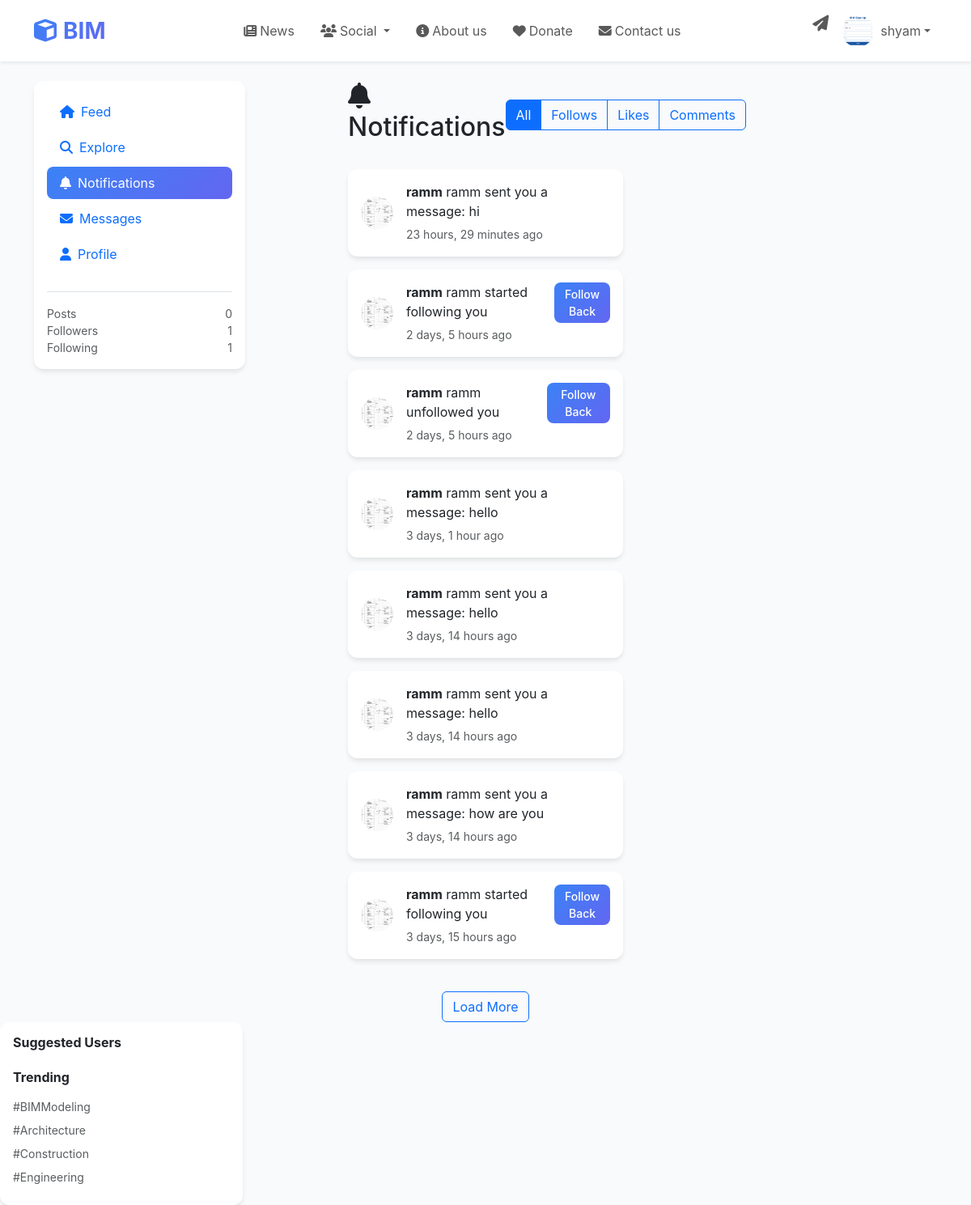
The app's page /notifications/ (signed in) with its own data.
### accounts/models.py (models this page shows, shortened)
class Profile(models.Model):
    id = models.UUIDField(primary_key=True, default=uuid.uuid4, editable=False)
    user = models.OneToOneField(User, on_delete=models.CASCADE, related_name='profile')
    bio = models.TextField(max_length=500, blank=True, null=True)
    location = models.CharField(max_length=100, blank=True, null=True)
    latitude = models.DecimalField(max_digits=9, decimal_places=6, blank=True, null=True)
    longitude = models.DecimalField(max_digits=9, decimal_places=6, blank=True, null=True)
    location_verified = models.BooleanField(default=False)
    website = models.URLField(max_length=200, blank=True, null=True)
    birth_date = models.DateField(blank=True, null=True)
    profile_image = models.ImageField(
        upload_to='profile_images/',
        blank=True,
        null=True
    )
    cover_image = models.ImageField(
        upload_to='cover_images/',
        blank=True,
        null=True
    )
    is_verified = models.BooleanField(default=False)
    is_private = models.BooleanField(default=False)
    phone_number = models.CharField(max_length=15, blank=True, null=True)
    university = models.CharField(max_length=200, blank=True, null=True)
    graduation_year = models.IntegerField(blank=True, null=True)
    specialization = models.CharField(
        max_length=100,
        choices=[
            ('architecture', 'Architecture'),
            ('civil_engineering', 'Civil Engineering'),
            ('mep', 'MEP Engineering'),
            ('structural', 'Structural Engineering'),
            ('project_management', 'Project Management'),
            ('quantity_surveying', 'Quantity Surveying'),
            ('other', 'Other'),
        ],
        blank=True,
        null=True
    )
    experience_level = models.CharField(
        max_length=50,
        choices=[
            ('student', 'Student'),
            ('entry', 'Entry Level'),
            ('intermediate', 'Intermediate'),
            ('advanced', 'Advanced'),
            ('expert', 'Expert'),
        ],
        default='student'
    )
    followers_count = models.PositiveIntegerField(default=0)
    following_count = models.PositiveIntegerField(default=0)
    posts_count = models.PositiveIntegerField(default=0)
    created_at = models.DateTimeField(auto_now_add=True)
    updated_at = models.DateTimeField(auto_now=True)
    class Meta:
        db_table = 'accounts_profile'
        verbose_name = 'Profile'
        verbose_name_plural = 'Profiles'

### notifications/models.py (models this page shows, shortened)
class Notification(models.Model):
    NOTIFICATION_TYPES = [
        ('follow', 'Follow'),
        ('like', 'Like'),
        ('comment', 'Comment'),
        ('mention', 'Mention'),
        ('message', 'Message'),
        ('post', 'New Post'),
        ('system', 'System'),
    ]
    id = models.UUIDField(primary_key=True, default=uuid.uuid4, editable=False)
    recipient = models.ForeignKey(User, on_delete=models.CASCADE, related_name='notifications')
    sender = models.ForeignKey(User, on_delete=models.CASCADE, null=True, blank=True, related_name='sent_notifications')
    notification_type = models.CharField(max_length=20, choices=NOTIFICATION_TYPES)
    title = models.CharField(max_length=200)
    message = models.TextField(max_length=500)
    related_post = models.ForeignKey('social.Post', on_delete=models.CASCADE, null=True, blank=True)
    related_comment = models.ForeignKey('social.Comment', on_delete=models.CASCADE, null=True, blank=True)
    related_conversation = models.ForeignKey('chat.Conversation', on_delete=models.CASCADE, null=True, blank=True)
    extra_data = models.JSONField(default=dict, blank=True)
    is_read = models.BooleanField(default=False)
    read_at = models.DateTimeField(null=True, blank=True)
    created_at = models.DateTimeField(auto_now_add=True)
    updated_at = models.DateTimeField(auto_now=True)
    class Meta:
        db_table = 'notifications_notification'
        ordering = ['-created_at']
        indexes = [
            models.Index(fields=['recipient', '-created_at']),
            models.Index(fields=['recipient', 'is_read', '-created_at']),
            models.Index(fields=['notification_type', '-created_at']),
        ]

### web_views.py (the view)
# urls.py: path('notifications/', web_views.notifications_view, name='notifications'),
@login_required
def notifications_view(request):
    notifications = Notification.objects.filter(
        recipient=request.user
    ).select_related('sender', 'sender__profile').order_by('-created_at')
    notifications.filter(is_read=False).update(is_read=True)
    paginator = Paginator(notifications, 20)
    page_number = request.GET.get('page')
    notifications = paginator.get_page(page_number)
    return render(request, 'notifications/notifications.html', {'notifications': notifications})

### templates/notifications/notifications.html (shortened to what this page needs)
{% extends 'base.html' %}
{% block content %}
<div class="container-fluid">
    <div class="row">
        <div class="col-lg-8 mx-auto">
            <div class="d-flex justify-content-between align-items-center mb-4">
                <h2><i class="fas fa-bell me-2"></i>Notifications</h2>
                <div class="btn-group" role="group">
                    <button class="btn btn-outline-primary active" id="allNotifications">All</button>
                    <button class="btn btn-outline-primary" id="followNotifications">Follows</button>
                    <button class="btn btn-outline-primary" id="likeNotifications">Likes</button>
                    <button class="btn btn-outline-primary" id="commentNotifications">Comments</button>
                </div>
            </div>
            <div id="notificationsContainer">
                {% for notification in notifications %}
                <div class="card mb-3 notification-card" data-type="{{ notification.notification_type }}">
                    <div class="card-body">
                        <div class="d-flex align-items-center">
                            <div class="me-3">
                                {% if notification.sender.profile.profile_image %}
                                    <img src="{{ notification.sender.profile.profile_image.url }}" alt="{{ notification.sender.username }}" class="avatar">
                                {% else %}
                                    <div class="avatar bg-primary d-flex align-items-center justify-content-center text-white">
                                        {{ notification.sender.username|first|upper }}
                                    </div>
                                {% endif %}
                            </div>
                            <div class="flex-grow-1">
                                <div class="d-flex justify-content-between align-items-start">
                                    <div>
                                        <p class="mb-1">
                                            <strong>{{ notification.sender.username }}</strong> {{ notification.message }}
                                        </p>
                                        <small class="text-muted">{{ notification.created_at|timesince }} ago</small>
                                    </div>
                                    {% if notification.notification_type == 'follow' %}
                                    <form method="post" action="{% url 'toggle_follow' username=notification.sender.username %}" style="display: inline;">
                                        <button type="submit" class="btn btn-sm btn-primary">
                                            Follow Back
                                        </button>
                                    </form>
                                    {% endif %}
                                </div>
                            </div>
                        </div>
                    </div>
                </div>
                {% empty %}
                <div class="text-center py-5">
                    <i class="fas fa-bell-slash fa-3x text-muted mb-3"></i>
                    <h5 class="text-muted">No notifications yet</h5>
                    <p class="text-muted">When someone follows, likes, or comments on your posts, you'll see notifications here.</p>
                </div>
                {% endfor %}
                            </div>
                        </div>
                    </div>
                </div>
            </div>
            <div class="text-center mt-4">
                <button class="btn btn-outline-primary" onclick="loadMoreNotifications()">
                    Load More
                </button>
            </div>
        </div>
    </div>
{% endblock %}

### templates/base.html (shortened to what this page needs)
<!DOCTYPE html>
<html lang="en">
<head>
    <link href="https://cdn.jsdelivr.net/npm/bootstrap@5.3.0/dist/css/bootstrap.min.css" rel="stylesheet">
    <link rel="stylesheet" href="https://cdnjs.cloudflare.com/ajax/libs/font-awesome/6.4.0/css/all.min.css">
</head>
<body>
    <nav class="navbar navbar-expand-lg navbar-light bg-white shadow-sm sticky-top">
        <div class="container">
            {% if user.is_authenticated %}
                <a class="navbar-brand fs-3 fw-bold" href="{% url 'feed' %}">
                    <i class="fas fa-cube me-2 text-primary"></i>BIM
                </a>
            {% else %}
                <a class="navbar-brand fs-3 fw-bold" href="{% url 'home' %}">
                    BIM
                </a>
            {% endif %}
            <div class="collapse navbar-collapse" id="navbarNav">
                {% if user.is_authenticated %}
                    <ul class="navbar-nav mx-auto">
                        <li class="nav-item">
                            <a class="nav-link px-3" href="{% url 'home' %}">
                                <i class="fas fa-newspaper me-1"></i>News
                            </a>
                        </li>
                        <li class="nav-item dropdown">
                            <a class="nav-link dropdown-toggle px-3" href="#" id="socialDropdown" role="button" data-bs-toggle="dropdown" aria-expanded="false">
                                <i class="fas fa-users me-1"></i>Social
                            </a>
                        </li>
                        <li class="nav-item">
                            <a class="nav-link px-3" href="{% url 'about' %}">
                                <i class="fas fa-info-circle me-1"></i>About us
                            </a>
                        </li>
                        <li class="nav-item">
                            <a class="nav-link px-3" href="#">
                                <i class="fas fa-heart me-1"></i>Donate
                            </a>
                        </li>
                        <li class="nav-item">
                            <a class="nav-link px-3" href="#">
                                <i class="fas fa-envelope me-1"></i>Contact us
                            </a>
                        </li>
                    </ul>
                    <div class="navbar-nav">
                        <a class="nav-link px-2" href="{% url 'messages' %}" title="Messages">
                            <i class="fas fa-paper-plane fs-5"></i>
                        </a>
                        <div class="nav-item dropdown">
                            <a class="nav-link dropdown-toggle d-flex align-items-center px-2" href="#" role="button" data-bs-toggle="dropdown">
                                {% if user.profile.profile_image %}
                                    <img src="{{ user.profile.profile_image.url }}" alt="{{ user.username }}" class="avatar me-2">
                                {% else %}
                                    <div class="avatar me-2 bg-primary d-flex align-items-center justify-content-center text-white fw-bold">
                                        {{ user.username|first|upper }}
                                    </div>
                                {% endif %}
                                <span class="d-none d-md-inline">{{ user.username }}</span>
                            </a>
                        </div>
                    </div>
                {% endif %}
            </div>
        </div>
    </nav>
    <div class="container mt-4">
        <div class="row">
            {% if user.is_authenticated %}
                <div class="col-lg-3 col-md-4">
                    <div class="sidebar p-3">
                        <div class="nav flex-column">
                            <a class="nav-link {% if request.resolver_match.url_name == 'feed' %}active{% endif %}" href="{% url 'feed' %}">
                                <i class="fas fa-home me-2"></i>Feed
                            </a>
                            <a class="nav-link {% if request.resolver_match.url_name == 'explore' %}active{% endif %}" href="{% url 'explore' %}">
                                <i class="fas fa-search me-2"></i>Explore
                            </a>
                            <a class="nav-link {% if request.resolver_match.url_name == 'notifications' %}active{% endif %}" href="{% url 'notifications' %}">
                                <i class="fas fa-bell me-2"></i>Notifications
                            </a>
                            <a class="nav-link {% if request.resolver_match.url_name == 'messages' %}active{% endif %}" href="{% url 'messages' %}">
                                <i class="fas fa-envelope me-2"></i>Messages
                            </a>
                            <a class="nav-link {% if request.resolver_match.url_name == 'profile' %}active{% endif %}" href="{% url 'profile' user.username %}">
                                <i class="fas fa-user me-2"></i>Profile
                            </a>
                        </div>
                        <div class="mt-4 pt-3 border-top">
                            <div class="d-flex justify-content-between text-muted small">
                                <span>Posts</span>
                                <span>{{ user.profile.posts_count|default:0 }}</span>
                            </div>
                            <div class="d-flex justify-content-between text-muted small">
                                <span>Followers</span>
                                <span>{{ user.profile.followers_count|default:0 }}</span>
                            </div>
                            <div class="d-flex justify-content-between text-muted small">
                                <span>Following</span>
                                <span>{{ user.profile.following_count|default:0 }}</span>
                            </div>
                        </div>
                    </div>
                </div>
                <div class="col-lg-6 col-md-8">
                    {% block content %}{% endblock %}
                <div class="col-lg-3 d-none d-lg-block">
                    <div class="sidebar p-3">
                        <h6 class="fw-bold mb-3">Suggested Users</h6>
                        <h6 class="fw-bold mb-3 mt-4">Trending</h6>
                        <div class="small text-muted">
                            <div class="mb-2">#BIMModeling</div>
                            <div class="mb-2">#Architecture</div>
                            <div class="mb-2">#Construction</div>
                            <div class="mb-2">#Engineering</div>
                        </div>
                    </div>
                </div>
            {% else %}
                <div class="col-12">
                    {% block anonymous_content %}{% endblock %}
                </div>
            {% endif %}
</body>
</html>

### records on screen
Notification: sender.profile.profile_image (picture), sender.username "ramm", message "ramm sent you a message: hi", created_at "23 hours, 29 minutes"
Notification: sender.profile.profile_image (picture), sender.username "ramm", message "ramm started following you", created_at "2 days, 5 hours", notification_type "Follow Back"
Notification: sender.profile.profile_image (picture), sender.username "ramm", message "ramm unfollowed you", created_at "2 days, 5 hours", notification_type "Follow Back"
Notification: sender.profile.profile_image (picture), sender.username "ramm", message "ramm sent you a message: hello", created_at "3 days, 1 hour"
Notification: sender.profile.profile_image (picture), sender.username "ramm", message "ramm sent you a message: hello", created_at "3 days, 14 hours"
Notification: sender.profile.profile_image (picture), sender.username "ramm", message "ramm sent you a message: hello", created_at "3 days, 14 hours"
Notification: sender.profile.profile_image (picture), sender.username "ramm", message "ramm sent you a message: how are you", created_at "3 days, 14 hours"
Notification: sender.profile.profile_image (picture), sender.username "ramm", message "ramm started following you", created_at "3 days, 15 hours", notification_type "Follow Back"

### other values on screen
{{ user.username }} "shyam"
{{ user.profile.posts_count|default:0 }} "0"
{{ user.profile.followers_count|default:0 }} "1"
{{ user.profile.following_count|default:0 }} "1"
